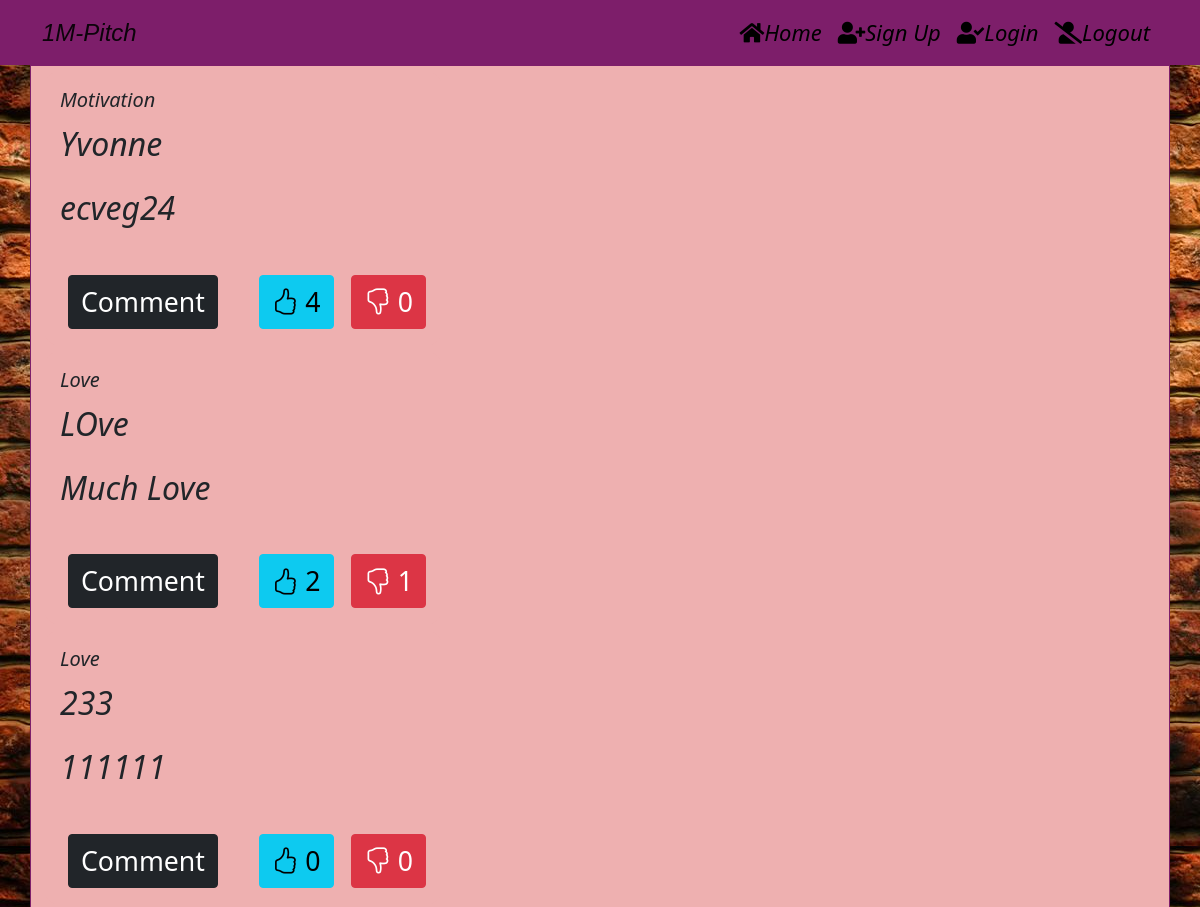
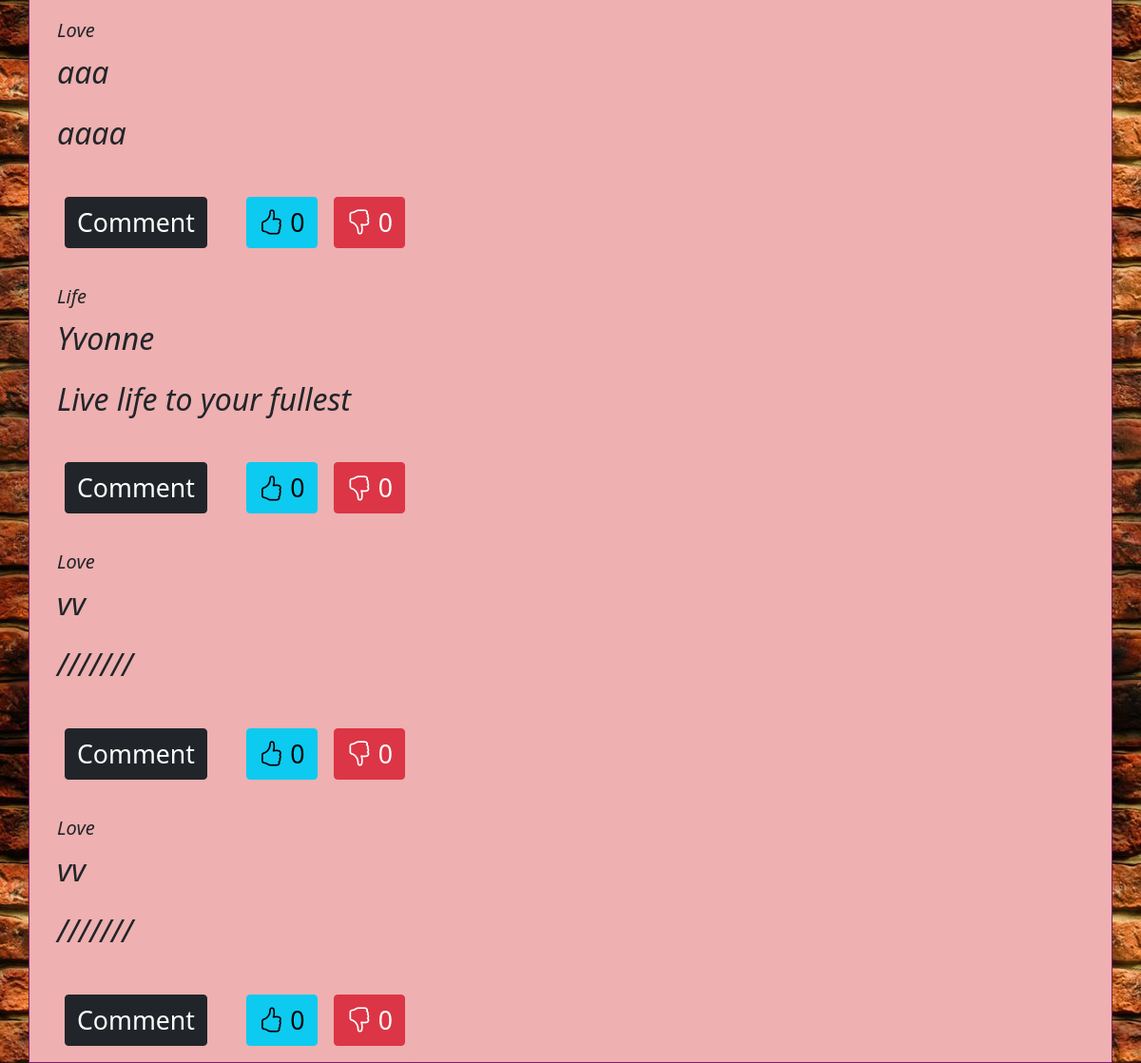
Page /pitches (signed in) on the committed database (2 pictures, top to bottom).
### app/models.py (models this page shows)
class Pitch(db.Model):
    __table_name__ = 'pitches'
    id = db.Column(db.Integer, primary_key=True)
    title = db.Column(db.String(255), nullable=False)
    category = db.Column(db.String(255), nullable=False)
    content = db.Column(db.String(255), nullable=False)
    user_id = db.Column(db.Integer, db.ForeignKey('user.id'))
    comment = db.relationship('Comment', backref='pitch', lazy='dynamic')
    upvotes = db.relationship('UpVote', backref='pitch', lazy='dynamic')
    downvotes = db.relationship('DownVote', backref='pitch', lazy='dynamic')
    date = db.Column(db.DateTime(timezone=True), default=func.now())

### app/main/views.py (the view)
@main.route('/pitches')
@login_required
def pitches():
    pitches = Pitch.query.all()
    for pitch in pitches:
        print(pitch.content)
    return render_template('display_pitch.html', pitches=pitches)

### app/__init__.py (called while the page is built)
def create_app(config_name):  # a method to instantiate our App
    app = Flask(__name__)
    app.config['SECRET_KEY'] = 'SECRET'
    app.config['SQLALCHEMY_DATABASE_URI'] = f'sqlite:///{DB_NAME}'
    db.init_app(app)  # initialise our db
    mail.init_app(app) # initialize our mail
    login_manager = LoginManager()
    login_manager.login_view = 'auth.login'
    login_manager.init_app(app)
    bootstrap = Bootstrap(app)
    @login_manager.user_loader
    def load_user(user_id):
        return User.query.get(int(user_id))
    app.config.from_object(config_options[config_name])
    from .main import main as main_blueprint
    from .auth import auth as auth_blueprint
    app.register_blueprint(main_blueprint)
    app.register_blueprint(auth_blueprint, url_prefix='/')
    from .models import User, Pitch
    create_database(app)
    return app

### app/templates/display_pitch.html
{% extends 'base.html'%}
{% from 'display_pitch_macro.html' import display_pitches%}
{% block content %}
<div>{{ display_pitches(pitches) }}</div>
{% endblock %}

### app/templates/display_pitch_macro.html
{% extends 'base.html' %}
{% macro display_pitches(pitches) %}
<div class="container pitch">
    <div class="row">
        <div class="col-md-4">
           {% if pitches %}
          {% for pitch in pitches %}
           <div class="card pitchCard" style="width: 25rem;">
                <div class="card-body">
                    <h5 class="card-title">{{pitch.category}}</h5>
                    <p>{{pitch.title}}</p>
                    <p>{{pitch.content}}</p>
                    <div class="footer">
                        <div class="comments">
                            <a href="/comment/{{pitch.id}}"><button class="btn btn-dark">Comment</button></a>
                        </div>
                        <div class="votes">
                            <div class="upvote">
                            <a href="/like/{{pitch.id}}"><button class="btn btn-info"><i class="bi bi-hand-thumbs-up"></i> {{pitch.upvotes.count()}}</button></a>
                        </div>
                        <div class="downvote">
                            <a href="/dislike/{{pitch.id}}"><button class="btn btn-danger"><i class="bi bi-hand-thumbs-down"></i> {{pitch.downvotes.count()}}</button></a>
                        </div>
                        </div>
                    </div>
                </div>
           </div>
          {% endfor %}
         {% endif %}
        </div>
    </div>
</div>
{% endmacro %}

### app/static/css/styles.css (style rules this page uses)
.card { background-color: #EEB0B0; border: 1px solid #EEB0B0; margin-top: 5px; }
.card-body { padding: 1rem; }
body { font-style: italic; font-size: 2.0rem; background-image: url('static/css/brick.jpg') }
.btn { margin-left: 0.3em; font-size: smaller; margin-top: 1em; }
.pitch { display: flex; align-items: center; justify-content: space-between; border: 1px solid #7D1E6A; background-color: #EEB0B0; }
.footer { display: flex; align-items: center; justify-content: space-between; }
.votes { display: flex; }
.pitchCard { border-radius: 0.5em; }
.downvote { margin-left: 0.3em; }

### rows in the picture
Pitch: category "Motivation", title "Yvonne", content "ecveg24", upvotes.count "4", downvotes.count "0"
Pitch: category "Love", title "LOve", content "Much Love", upvotes.count "2", downvotes.count "1"
Pitch: category "Love", title "233", content "111111", upvotes.count "0", downvotes.count "0"
Pitch: category "Love", title "aaa", content "aaaa", upvotes.count "0", downvotes.count "0"
Pitch: category "Life", title "Yvonne", content "Live life to your fullest", upvotes.count "0", downvotes.count "0"
Pitch: category "Love", title "vv", content "///////", upvotes.count "0", downvotes.count "0"
Pitch: category "Love", title "vv", content "///////", upvotes.count "0", downvotes.count "0"
